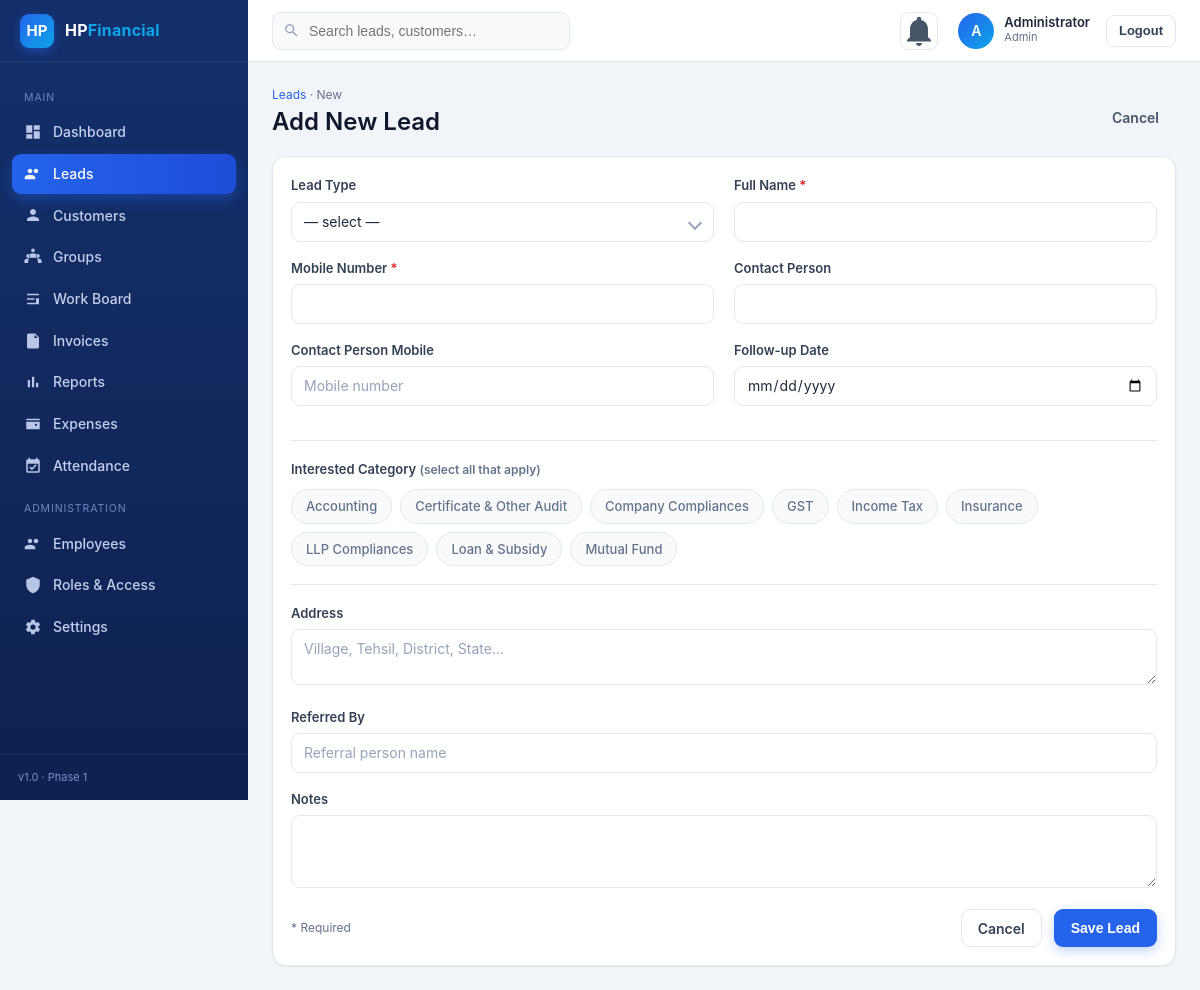
Screenshot of /leads/create (signed in) with the database file from the repository.
### tables this page shows
CREATE TABLE users (
  id BIGINT UNSIGNED AUTO_INCREMENT PRIMARY KEY,
  name VARCHAR(120) NOT NULL,
  mobile VARCHAR(15) NOT NULL UNIQUE,
  email VARCHAR(150) NULL,
  password_hash VARCHAR(255) NOT NULL,
  role_id BIGINT UNSIGNED NOT NULL,
  status ENUM('active','inactive') NOT NULL DEFAULT 'active',
  must_change_password TINYINT(1) NOT NULL DEFAULT 1,
  last_login_at DATETIME NULL,
  created_by BIGINT UNSIGNED NULL,
  created_at DATETIME NOT NULL DEFAULT CURRENT_TIMESTAMP,
  updated_at DATETIME NOT NULL DEFAULT CURRENT_TIMESTAMP ON UPDATE CURRENT_TIMESTAMP,
  FOREIGN KEY (role_id) REFERENCES roles(id),
  INDEX(status)
);

CREATE TABLE roles (
  id BIGINT UNSIGNED AUTO_INCREMENT PRIMARY KEY,
  name VARCHAR(50) NOT NULL,
  slug VARCHAR(50) NOT NULL UNIQUE
);

CREATE TABLE lead_categories (
  id BIGINT UNSIGNED AUTO_INCREMENT PRIMARY KEY,
  name VARCHAR(80) NOT NULL,
  status ENUM('active','inactive') NOT NULL DEFAULT 'active'
);

### app/Core/Controller.php (called while the page is built, shortened)
<?php
abstract class Controller
{
    protected function view(string $template, array $data = [], string $layout = 'app'): void
    {
        extract($data, EXTR_SKIP);
        $content = (function () use ($template, $data) {
            extract($data, EXTR_SKIP);
            ob_start();
            require APP_PATH . '/Views/' . $template . '.php';
            return ob_get_clean();
        })();
        require APP_PATH . '/Views/layouts/' . $layout . '.php';
    }
}

### app/Controllers/LeadController.php (called while the page is built, shortened)
<?php
class LeadController extends Controller
{
    private function nav(): array { return ['unreadCount' => Notification::unreadCount(Auth::id())]; }
    public function create(): void
    {
        $this->view('leads/form', array_merge($this->nav(), [
            'pageTitle' => 'New Lead', 'activeNav' => 'leads', 'lead' => null,
            'types' => LeadType::activeList(), 'categories' => LeadCategory::activeList(),
            'selectedCategories' => [],
        ]));
    }
}

### public/index.php (called while the page is built, shortened)
<?php
require dirname(__DIR__) . '/app/bootstrap.php';
$router = new Router();
$router->dispatch(Request::method(), Request::path());

### app/Helpers/functions.php (called while the page is built, shortened)
<?php
function e($v): string { return htmlspecialchars((string)($v ?? ''), ENT_QUOTES, 'UTF-8'); }
function base_url(): string
{
    $script = str_replace('\\', '/', dirname($_SERVER['SCRIPT_NAME'] ?? ''));
    return rtrim($script, '/');
}
function url(string $path = '/'): string
{
    return base_url() . '/' . ltrim($path, '/');
}
function asset(string $path): string { return url('assets/' . ltrim($path, '/')); }
function old(string $key, $default = '')
{
    $old = Session::get('_old', []);
    return $old[$key] ?? $default;
}
function can(string $perm): bool { return Auth::can($perm); }
function active(string $page, string $current): string { return $page === $current ? 'active' : ''; }
function initials(string $name): string
{
    $p = preg_split('/\s+/', trim($name));
    return strtoupper(substr($p[0] ?? '', 0, 1) . (isset($p[1]) ? substr($p[1], 0, 1) : ''));
}

### app/Core/Session.php (called while the page is built, shortened)
<?php
class Session
{
    public static function get(string $k, $d = null) { return $_SESSION[$k] ?? $d; }
}

### app/Core/Database.php (called while the page is built, shortened)
<?php
class Database
{
    private static ?PDO $pdo = null;
    public static function pdo(): PDO
    {
        if (self::$pdo === null) {
            $host = env('DB_HOST', '127.0.0.1');
            $port = env('DB_PORT', '3306');
            $name = env('DB_NAME', 'hp');
            $dsn  = "mysql:host=$host;port=$port;dbname=$name;charset=utf8mb4";
            self::$pdo = new PDO($dsn, env('DB_USER', 'root'), env('DB_PASS', ''), [
                PDO::ATTR_ERRMODE            => PDO::ERRMODE_EXCEPTION,
                PDO::ATTR_DEFAULT_FETCH_MODE => PDO::FETCH_ASSOC,
                PDO::ATTR_EMULATE_PREPARES   => false,
            ]);
        }
        return self::$pdo;
    }
}

### app/Core/Model.php (called while the page is built, shortened)
<?php
abstract class Model
{
    protected static function db(): PDO { return Database::pdo(); }
    public static function query(string $sql, array $params = []): array
    {
        $st = self::db()->prepare($sql);
        $st->execute($params);
        return $st->fetchAll();
    }
}

### app/Models/LeadCategory.php (called while the page is built, shortened)
<?php
class LeadCategory extends Model
{
    public static function activeList(): array
    {
        return self::query("SELECT id, name FROM lead_categories WHERE status='active' ORDER BY name");
    }
}

### app/Core/Auth.php (called while the page is built, shortened)
<?php
class Auth
{
    private static ?array $user = null;
    public static function check(): bool { return self::user() !== null; }
    public static function user(): ?array
    {
        if (self::$user !== null) return self::$user;
        $id = Session::get('user_id');
        $st = Database::pdo()->prepare("SELECT u.*, r.slug AS role_slug, r.name AS role_name
            FROM users u JOIN roles r ON r.id = u.role_id WHERE u.id = ? LIMIT 1");
        $st->execute([$id]);
        self::$user = $st->fetch() ?: null;
        return self::$user;
    }
    public static function isAdmin(): bool
    {
        $u = self::user();
        return $u && $u['role_slug'] === 'admin';
    }
    public static function can(string $perm): bool
    {
        return self::isAdmin() || in_array($perm, self::permissions(), true);
    }
}

### app/bootstrap.php (called while the page is built, shortened)
<?php
function env(string $key, $default = null) {
    return $_ENV[$key] ?? getenv($key) ?: $default;
}
spl_autoload_register(function (string $class) {
    $prefix = 'App\\';
    $rel = str_replace('\\', '/', substr($class, strlen($prefix)));
    $file = APP_PATH . '/' . $rel . '.php';
});
require APP_PATH . '/Helpers/functions.php';

### app/Models/LeadType.php (called while the page is built, shortened)
<?php
class LeadType extends Model
{
    public static function activeList(): array
    {
        return self::query("SELECT id, name FROM lead_types WHERE status='active' ORDER BY name");
    }
}

### app/Views/leads/form.php (the view, shortened to what this page needs)
<?php
$isEdit = (bool)$lead;
$act    = $isEdit ? url('/leads/'.$lead['id']) : url('/leads');
?>
<div class="page-head" style="max-width:960px">
  <div><div class="crumb"><a href="<?= url('/leads') ?>">Leads</a> · <?= $isEdit?'Edit':'New' ?></div>
    <h1><?= $isEdit?'Edit Lead':'Add New Lead' ?></h1></div>
  <div class="page-head__actions"><a href="<?= url('/leads') ?>" class="btn btn--ghost">Cancel</a></div>
</div>
<div class="card" style="max-width:960px">
  <div class="card__body">
    <form method="post" action="<?= $act ?>">
      <div class="form-grid">
        <div class="field">
          <label>Lead Type</label>
          <div class="select-wrap">
            <select class="select" name="lead_type_id">
              <option value="">— select —</option>
            </select>
          </div>
        </div>
        <div class="field">
          <label>Full Name <span class="req">*</span></label>
          <input class="input" name="name" value="<?= e($lead['name']??old('name')) ?>" required>
        </div>
        <div class="field">
          <label>Mobile Number <span class="req">*</span></label>
          <input class="input" name="mobile" value="<?= e($lead['mobile']??old('mobile')) ?>" required>
        </div>
        <div class="field">
          <label>Contact Person</label>
          <input class="input" name="contact_person" value="<?= e($lead['contact_person']??'') ?>">
        </div>
        <div class="field">
          <label>Contact Person Mobile</label>
          <input class="input" name="contact_person_mobile" value="<?= e($lead['contact_person_mobile']??'') ?>" placeholder="Mobile number">
        </div>
        <div class="field">
          <label>Follow-up Date</label>
          <input class="input" type="date" name="follow_up_date" value="<?= e($lead['follow_up_date']??'') ?>">
        </div>
      </div>
      <div class="divider"></div>
      <div class="field">
        <label style="margin-bottom:10px;display:block">Interested Category <span class="muted small">(select all that apply)</span></label>
        <div class="cat-grid">
          <?php foreach ($categories as $cat): ?>
            <label class="cat-chip <?= in_array($cat['id'], $selectedCategories)?'cat-chip--on':'' ?>">
              <?= e($cat['name']) ?>
            </label>
          <?php endforeach; ?>
        </div>
      </div>
      <div class="divider"></div>
      <div class="field">
        <label>Address</label>
        <textarea class="input" name="address" rows="2" placeholder="Village, Tehsil, District, State…"><?= e($lead['address'] ?? '') ?></textarea>
      </div>
      <div class="field">
        <label>Referred By</label>
        <input class="input" name="referred_by" value="<?= e($lead['referred_by'] ?? '') ?>" placeholder="Referral person name">
      </div>
      <div class="field"><label>Notes</label><textarea class="input" name="notes" rows="3"><?= e($lead['notes']??'') ?></textarea></div>
      <div class="flex between items-center">
        <span class="muted small"><span class="req">*</span> Required</span>
        <div class="flex gap-12">
          <a href="<?= url('/leads') ?>" class="btn btn--light">Cancel</a>
          <button class="btn btn--primary">Save Lead</button>
        </div>
      </div>
    </form>
  </div>
</div>

### app/Core/Router.php (shortened to what this page needs)
<?php
class Router
{
    private array $routes = [];
    public function add(string $method, string $path, string $handler, array $opts = []): void
    {
        $this->routes[] = [
            'method'  => strtoupper($method),
            'path'    => $path,
            'handler' => $handler,
            'auth'    => $opts['auth'] ?? true,
            'perm'    => $opts['perm'] ?? null,
        ];
    }
    public function dispatch(string $method, string $uri): void
    {
        foreach ($this->routes as $r) {
            if ($r['method'] !== $method) continue;
            $pattern = '#^' . preg_replace('#\{[a-zA-Z_]+\}#', '([^/]+)', $r['path']) . '$#';
            if (!preg_match($pattern, $uri, $m)) continue;
            array_shift($m);
            if ($r['auth'] && !Auth::check()) {
                Session::set('intended', $uri);
                $this->go('/login');
            }
            [$class, $action] = explode('@', $r['handler']);
            (new $fqcn)->$action(...$m);
            return;
        }
    }
}

### app/Views/layouts/app.php (shortened to what this page needs)
<?php
$u = Auth::user();
$active = $activeNav ?? '';
$nav = [
  ['Main'],
  ['dashboard','Dashboard','/', true],
  ['leads','Leads','/leads', can('leads.view')],
  ['customers','Customers','/customers', can('customers.view')],
  ['families','Groups','/families', can('customers.view')],
  ['board','Work Board','/work-board', can('services.view')],
  ['invoices','Invoices','/invoices', can('invoices.manage')],
  ['reports','Reports','/reports', can('reports.view')],
  ['expenses','Expenses','/expenses', can('expenses.manage')],
  ['attendance', can('attendance.manage') ? 'Attendance' : 'My Attendance', '/attendance', true],
  ['Administration'],
  ['employees','Employees','/employees', can('employees.view')],
  ['roles','Roles & Access','/roles', can('roles.manage')],
  ['settings','Settings','/settings', can('settings.manage')],
];
$icons = [
  'dashboard'=>'M3 13h8V3H3v10zm0 8h8v-6H3v6zm10 0h8V11h-8v10zm0-18v6h8V3h-8z',
  'leads'=>'M16 11c1.66 0 3-1.34 3-3s-1.34-3-3-3-3 1.34-3 3 1.34 3 3 3zm-8 0c1.66 0 3-1.34 3-3S9.66 5 8 5 5 6.34 5 8s1.34 3 3 3zm0 2c-2.33 0-7 1.17-7 3.5V19h14v-2.5C15 14.17 10.33 13 8 13z',
  'customers'=>'M12 12c2.21 0 4-1.79 4-4s-1.79-4-4-4-4 1.79-4 4 1.79 4 4 4zm0 2c-2.67 0-8 1.34-8 4v2h16v-2c0-2.66-5.33-4-8-4z',
  'families'=>'M12 5.5A2.5 2.5 0 1 1 12 .5a2.5 2.5 0 0 1 0 5zM5.5 13a2.5 2.5 0 1 1 0-5 2.5 2.5 0 0 1 0 5zm13 0a2.5 2.5 0 1 1 0-5 2.5 2.5 0 0 1 0 5zM12 7c-2 0-5 1-5 3v3h10v-3c0-2-3-3-5-3zM5.5 14C3.5 14 .5 15 .5 17v3h5v-3c0-1 .5-2 1.5-2.7-.5-.2-1-.3-1.5-.3zm13 0c-.5 0-1 .1-1.5.3 1 .7 1.5 1.7 1.5 2.7v3h5v-3c0-2-3-3-5-3z',
  'expenses'=>'M21 7H3V5h18v2zm0 2v10H3V9h18zm-5 5.5a1.5 1.5 0 1 0 0-3 1.5 1.5 0 0 0 0 3z',
  'attendance'=>'M19 3h-1V1h-2v2H8V1H6v2H5a2 2 0 0 0-2 2v14a2 2 0 0 0 2 2h14a2 2 0 0 0 2-2V5a2 2 0 0 0-2-2zm0 16H5V9h14v10zm-8.5-1.5L7 14l1.4-1.4 2.1 2.1 5-5L17 11l-6.5 6.5z',
  'invoices'=>'M6 2h9l5 5v13a2 2 0 0 1-2 2H6a2 2 0 0 1-2-2V4a2 2 0 0 1 2-2zm8 1.5V8h4.5L14 3.5zM8 12h8v1.5H8V12zm0 3h8v1.5H8V15zm0 3h5v1.5H8V18z',
  'board'=>'M4 5h16v2H4V5zm0 6h10v2H4v-2zm0 6h16v2H4v-2zM16 11h4v6h-4v-6z',
  'reports'=>'M5 9.2h3V19H5V9.2zM10.6 5h3v14h-3V5zm5.6 8H19v6h-3v-6z',
  'employees'=>'M16 11c1.66 0 3-1.34 3-3s-1.34-3-3-3-3 1.34-3 3 1.34 3 3 3zm-8 0c1.66 0 3-1.34 3-3S9.66 5 8 5 5 6.34 5 8s1.34 3 3 3zm0 2c-2.33 0-7 1.17-7 3.5V19h14v-2.5C15 14.17 10.33 13 8 13z',
  'roles'=>'M12 1L3 5v6c0 5.55 3.84 10.74 9 12 5.16-1.26 9-6.45 9-12V5l-9-4z',
  'settings'=>'M19.14 12.94a7.49 7.49 0 0 0 .05-1.88l2.03-1.58a.5.5 0 0 0 .12-.64l-1.92-3.32a.5.5 0 0 0-.6-.22l-2.39.96a7.3 7.3 0 0 0-1.62-.94l-.36-2.54a.5.5 0 0 0-.5-.42h-3.84a.5.5 0 0 0-.5.42l-.36 2.54c-.59.24-1.13.56-1.62.94l-2.39-.96a.5.5 0 0 0-.6.22L2.62 8.84a.5.5 0 0 0 .12.64l2.03 1.58a7.49 7.49 0 0 0 0 1.88L2.74 14.5a.5.5 0 0 0-.12.64l1.92 3.32a.5.5 0 0 0 .6.22l2.39-.96c.49.38 1.03.7 1.62.94l.36 2.54a.5.5 0 0 0 .5.42h3.84a.5.5 0 0 0 .5-.42l.36-2.54c.59-.24 1.13-.56 1.62-.94l2.39.96a.5.5 0 0 0 .6-.22l1.92-3.32a.5.5 0 0 0-.12-.64l-2.03-1.58zM12 15.5A3.5 3.5 0 1 1 12 8.5a3.5 3.5 0 0 1 0 7z',
];
?><!DOCTYPE html>
<html lang="en">
<head>
<link rel="stylesheet" href="<?= asset('css/theme.css') ?>">
</head>
<body>
<div class="app">
  <aside class="sidebar" id="sidebar">
    <div class="sidebar__brand">
      <div class="brand__logo">HP</div>
      <div class="brand__name">HP<span>Financial</span></div>
    </div>
    <nav class="nav">
      <?php foreach ($nav as $item): ?>
        <?php if (count($item) === 1): ?>
          <div class="nav__label"><?= e($item[0]) ?></div>
        <?php elseif ($item[3]): ?>
          <a class="nav__item <?= active($item[0], $active) ?>" href="<?= url($item[2]) ?>">
            <svg viewBox="0 0 24 24" fill="currentColor"><path d="<?= $icons[$item[0]] ?>"/></svg>
            <span><?= e($item[1]) ?></span>
          </a>
        <?php endif; ?>
      <?php endforeach; ?>
    </nav>
    <div style="padding:14px 18px;border-top:1px solid rgba(255,255,255,.08);font-size:11px;color:#7a90c8">v1.0 · Phase 1</div>
  </aside>
  <div class="main">
    <header class="topbar">
      <div class="topbar__search" id="globalSearchWrap">
        <svg viewBox="0 0 24 24" fill="currentColor"><path d="M15.5 14h-.79l-.28-.27a6.5 6.5 0 1 0-.7.7l.27.28v.79l5 4.99L20.49 19l-4.99-5zm-6 0A4.5 4.5 0 1 1 14 9.5 4.5 4.5 0 0 1 9.5 14z"/></svg>
        <input type="text" id="globalSearch" placeholder="Search leads, customers…" autocomplete="off">
      </div>
      <a class="icon-btn" href="<?= url('/notifications') ?>" title="Notifications">
        <svg viewBox="0 0 24 24" fill="currentColor"><path d="M12 22c1.1 0 2-.9 2-2h-4c0 1.1.9 2 2 2zm6-6v-5c0-3.07-1.63-5.64-4.5-6.32V4a1.5 1.5 0 0 0-3 0v.68C7.64 5.36 6 7.92 6 11v5l-2 2v1h16v-1l-2-2z"/></svg>
      </a>
      <form method="post" action="<?= url('/logout') ?>" style="display:flex;align-items:center;gap:10px;margin:0">
        <div class="user-chip">
          <div class="avatar"><?= e(initials($u['name'] ?? 'U')) ?></div>
          <div class="user-chip__info">
            <div class="user-chip__name"><?= e($u['name'] ?? '') ?></div>
            <div class="user-chip__role"><?= e($u['role_name'] ?? '') ?></div>
          </div>
        </div>
        <button class="btn btn--light btn--sm" type="submit" title="Logout">
          <span class="logout-label">Logout</span>
        </button>
      </form>
    </header>
    <div id="page">
      <div class="content">
        <?= $content ?>
      </div>
    </div>
  </div>
</div>
</body>
</html>

### rows the page displays
users: name "A", name "Administrator", role.name "Admin"
lead_categories: name "Accounting"
lead_categories: name "Certificate & Other Audit"
lead_categories: name "Company Compliances"
lead_categories: name "GST"
lead_categories: name "Income Tax"
lead_categories: name "Insurance"
lead_categories: name "LLP Compliances"
lead_categories: name "Loan & Subsidy"
lead_categories: name "Mutual Fund"

### other values shown
$item[0] "MAIN"
$item[1] "Dashboard"
$item[1] "Leads"
$item[1] "Customers"
$item[1] "Groups"
$item[1] "Work Board"
$item[1] "Invoices"
$item[1] "Reports"
$item[1] "Expenses"
$item[1] "Attendance"
$item[0] "ADMINISTRATION"
$item[1] "Employees"
$item[1] "Roles & Access"
$item[1] "Settings"
